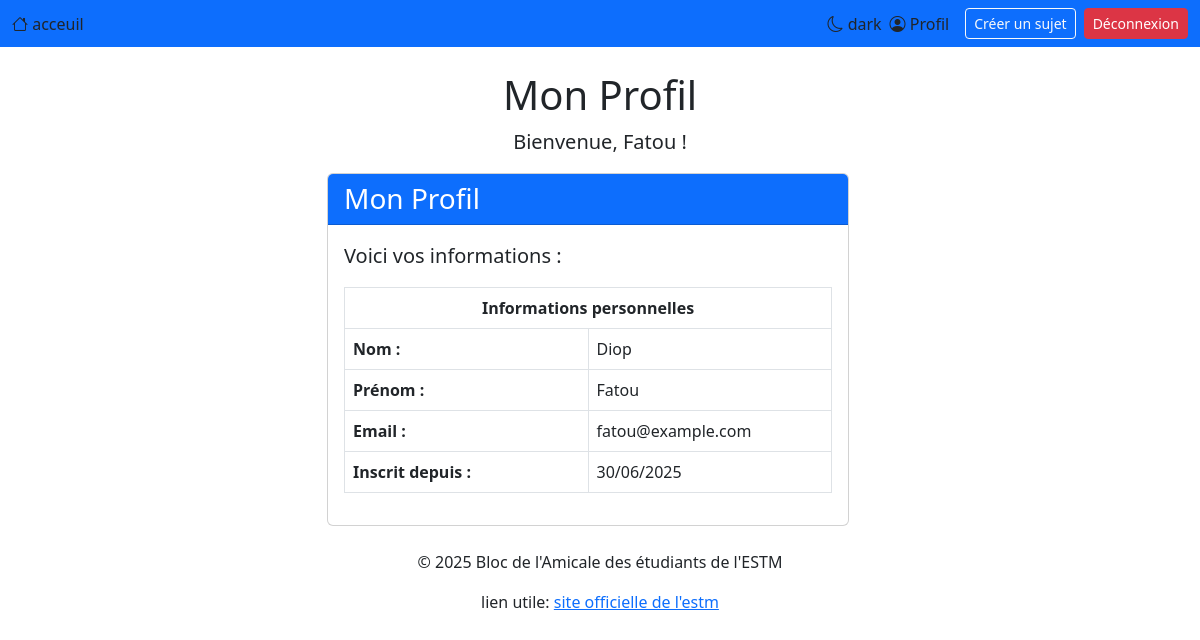
/profil.php (signed in), run on the app's committed database.
### tables this page shows
CREATE TABLE IF NOT EXISTS etudiants (
    id INT AUTO_INCREMENT PRIMARY KEY,  
     
    nom VARCHAR(100),
    prenom VARCHAR(100),
    email VARCHAR(150) UNIQUE,
    mot_de_passe VARCHAR(255),
    date_inscription TIMESTAMP DEFAULT CURRENT_TIMESTAMP 
);

### profil.php (the view, shortened to what this page needs)
<?php
require_once 'includes/db.php';
require_once 'includes/header.php';
$stmt = $pdo->prepare("SELECT nom, prenom, email, date_inscription FROM etudiants WHERE id = ?");
$stmt->execute([$_SESSION['etudiant_id']]);
$etudiant = $stmt->fetch();
?>
<div class="container mt-4">
    <div class="row">
        <div class="col text-center">
            <h1>Mon Profil</h1>
            <p class="lead">Bienvenue, <?= htmlspecialchars($etudiant['prenom']) ?> !</p>
        </div>
    <div class="row justify-content-center">
        <div class="col-md-6">
            <div class="card">
                <div class="card-header bg-primary text-white">
                    <h3 class="mb-0">Mon Profil</h3>
                </div>
                <div class="card-body">
                    <p class="lead">Voici vos informations :</p>
                    <table class="table table-bordered">
                        <thead>
                            <tr>
                                <th colspan="2" class="text-center">Informations personnelles</th>
                            </tr>
                        <tbody>
                            <tr>
                                <th class="w-50">Nom :</th>
                                <td><?= htmlspecialchars($etudiant['nom']) ?></td>
                            </tr>
                            <tr>
                                <th>Prénom :</th>
                                <td><?= htmlspecialchars($etudiant['prenom']) ?></td>
                            </tr>
                            <tr>
                                <th>Email :</th>
                                <td><?= htmlspecialchars($etudiant['email']) ?></td>
                            </tr>
                            <tr>
                                <th>Inscrit depuis :</th>
                                <td><?= date('d/m/Y', strtotime($etudiant['date_inscription'])) ?></td>
                            </tr>
                        </tbody>
                    </table>
                </div>
            </div>
        </div>
    </div>
</div>
<?php require_once 'includes/footer.php'; ?>

### data on the page
etudiants: prenom "Fatou", nom "Diop", email "fatou@example.com", date_inscription "30/06/2025"
